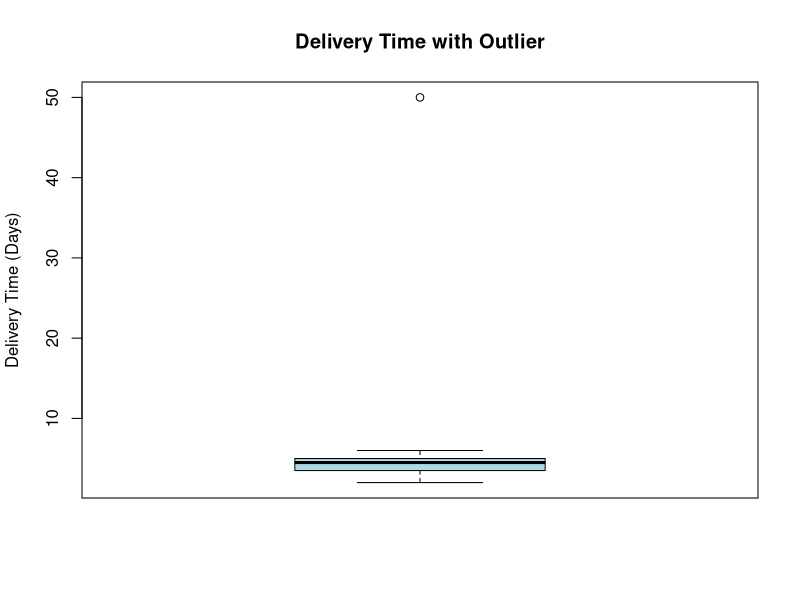

R code for this plot:
# Problem 15: Delivery Time Outlier

# Delivery time data
delivery_time <- c(
  2, 3, 3, 4, 4, 5, 5, 5, 6, 6,
  4, 3, 5, 6, 4, 5, 3, 4, 5, 50
)

# Boxplot
boxplot(
  delivery_time,
  main = "Delivery Time with Outlier",
  ylab = "Delivery Time (Days)",
  col = "lightblue"
)

# Calculate quartiles
Q1 <- quantile(delivery_time, 0.25)
Q3 <- quantile(delivery_time, 0.75)

# Calculate IQR
IQR_value <- IQR(delivery_time)

# Outlier limits
lower_limit <- Q1 - 1.5 * IQR_value
upper_limit <- Q3 + 1.5 * IQR_value

# Find outliers
outliers <- delivery_time[
  delivery_time < lower_limit |
    delivery_time > upper_limit
]

cat("Lower limit:", lower_limit, "\n")
cat("Upper limit:", upper_limit, "\n")
cat("Outlier values:", outliers, "\n")
